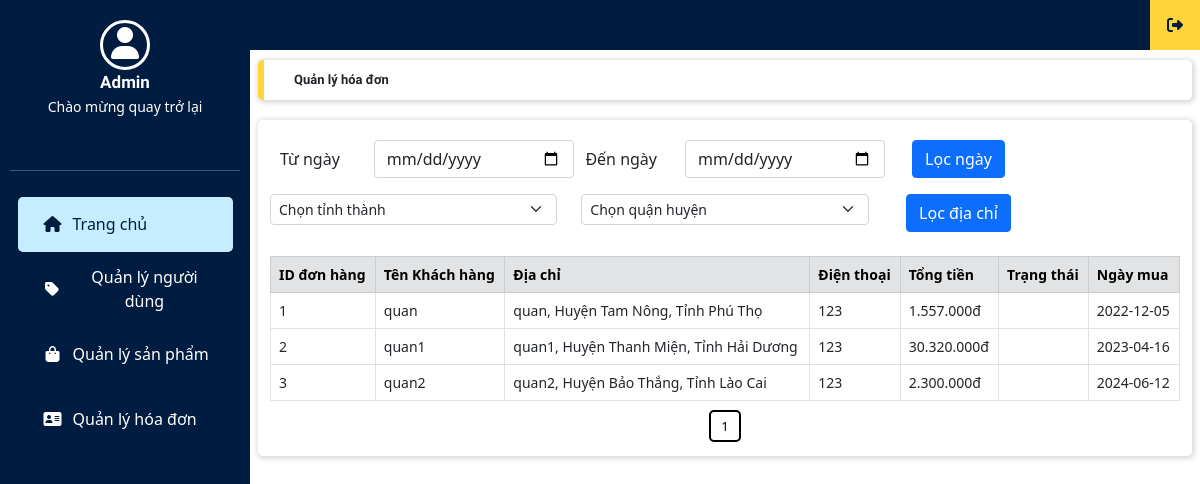
Screenshot of /quan_tri/index.php?thamso=hoa_don (signed in) with the database file from the repository.
### tables this page shows
CREATE TABLE `hoa_don` (
  `id` int(11) NOT NULL,
  `ten_nguoi_mua` varchar(256) NOT NULL,
  `email` varchar(256) NOT NULL,
  `dia_chi` mediumtext NOT NULL,
  `dien_thoai` varchar(256) NOT NULL,
  `noi_dung` mediumtext NOT NULL,
  `hang_duoc_mua` mediumtext NOT NULL,
  `ngay_mua` date NOT NULL,
  `tong_tien` int(255) NOT NULL
);

CREATE TABLE `nguoi_dung` (
  `nguoi_dung_id` int(11) NOT NULL,
  `tai_khoan` varchar(256) NOT NULL,
  `mat_khau` varchar(256) NOT NULL,
  `email` varchar(256) NOT NULL,
  `trang_thai` varchar(256) NOT NULL,
  `ho_ten` varchar(255) NOT NULL,
  `so_dien_thoai` varchar(10) NOT NULL,
  `dia_chi` mediumtext NOT NULL,
  `tinh_thanh` mediumtext NOT NULL,
  `quan_huyen` mediumtext NOT NULL
);

### quan_tri/chuc_nang/quan_tri_2/xac_dinh_dang_nhap.php (called while the page is built, shortened)
		<?php
	if(isset($_SESSION['ky_danh']))
	{
		$ky_danh=$_SESSION['ky_danh'];
		$mat_khau=$_SESSION['mat_khau'];
		$tv="select count(*) from thong_tin_quan_tri where ky_danh='$ky_danh' and mat_khau='$mat_khau' ";
		$conn = new mysqli("localhost", "root", "", "ban_hang");
		$tv_1 = mysqli_query($conn, $tv);
		$tv_2 = mysqli_fetch_array($tv_1);
		if($tv_2[0]==1)
		{
			$xac_dinh_dang_nhap="co";
		}
	}
?>

### quan_tri/chuc_nang/hoa_don/quan_ly_hoa_don.php (the view, shortened to what this page needs)
<?php
	$so_dong_tren_mot_trang=10;
	$tv="select count(*) from hoa_don";
	$conn = new mysqli("localhost", "root", "", "ban_hang");
	$tv_1 = mysqli_query($conn, $tv);
	$tv_2 = mysqli_fetch_array($tv_1);
	$so_trang=ceil($tv_2[0]/$so_dong_tren_mot_trang);
?>
<div class="content">
    <div class="row">
        <div class="title col-12 box_shadow">
            <b>Quản lý hóa đơn</b>
        </div>
    </div>
    <div class="row main_frame box_card box_shadow">
        <div>
            <form action="./" method="get">
                <div class="row">
                    <div class="col-4">
                        <div class="mb-3 row">
                            <label class="col-4 col-form-label">Từ ngày</label>
                            <div class="col-8">
                            <input type="date" name="tu_ngay" class="form-control" min="1900-01-01" max="9999-12-31" style="width:200px" required>
                            </div>
                        </div>
                    </div>
                    <div class="col-4">
                        <div class="mb-3 row">
                            <label class="col-4 col-form-label">Đến ngày</label>
                            <div class="col-8">
                                <input type="date" name="den_ngay" class="form-control" min="1900-01-01" max="9999-12-31" style="width:200px" required>
                            </div>
                        </div>
                    </div>
                    <div class="col-2">
                        <div class="form-group">
                            <input type="submit" class="btn btn-primary" value="Lọc ngày">
                        </div>
                    </div>
                </div>
            </form>
            <form action="./" method="get">
                    <div class="row">
                        <div class="col-4">
                            <select name="tinh_thanh" class="form-select form-select-sm mb-3" id="city" aria-label=".form-select-sm" required>
                                <option value="" selected>Chọn tỉnh thành</option>
                            </select>
                        </div>
                        <div class="col-4">
                            <select name="quan_huyen" class="form-select form-select-sm mb-3" id="district" aria-label=".form-select-sm" required>
                                <option value="" selected>Chọn quận huyện</option>
                            </select>
                        </div>
                        <div class="col-2">
                            <div class="form-group">
                                <input type="submit" class="btn btn-primary" value="Lọc địa chỉ">
                            </div>
                        </div>
                    </div>
            </form>
        </div>
        <div class="table-responsive-lg">
            <table class="table table-bordered">
                <thead>
                    <tr class="table-secondary">
						<th scope="col">ID đơn hàng</th>
                        <th scope="col">Tên Khách hàng</th>
                        <th scope="col">Địa chỉ</th>
                        <th scope="col">Điện thoại</th>
                        <th scope="col">Tổng tiền</th>
                        <th scope="col">Trạng thái</th>
                        <th scope="col">Ngày mua</th>
                    </tr>
                </thead>
                <tbody>
                <?php
                    if (isset($_GET['tu_ngay'], $_GET['den_ngay'])) {
                        $tu_ngay = $_GET['tu_ngay'];
                        $den_ngay = $_GET['den_ngay'];
                        $query = "SELECT * FROM hoa_don WHERE ngay_mua BETWEEN '$tu_ngay' AND '$den_ngay'";
                        $dia_chi_ct = "SELECT hoa_don.*,nguoi_dung.quan_huyen,nguoi_dung.tinh_thanh FROM hoa_don INNER JOIN nguoi_dung ON hoa_don.ten_nguoi_mua = nguoi_dung.ho_ten";
                        $result = mysqli_query($conn, $query);
                        $result2 = mysqli_query($conn, $dia_chi_ct);
                        if (mysqli_num_rows($result) > 0) {
                            while ($row = mysqli_fetch_assoc($result)) {
                                $row2 = mysqli_fetch_assoc($result2);
                                ?>
                                <tr>
                                    <td><?= $row['id']; ?></td>
                                    <td><?= $row['ten_nguoi_mua']; ?></td>
                                    <td><?= $row['dia_chi'] . ', ' . $row2['quan_huyen'] . ', ' . $row2['tinh_thanh']; ?></td>
                                    <td><?= $row['dien_thoai']; ?></td>
                                    <td><?= number_format($row['tong_tien'], 0, ",", ".")."đ"; ?></td>
                                    <td></td>
                                    <td><?= $row['ngay_mua']; ?></td>
                                </tr>
                                <?php
                            }
                        }
                    } else {
                        $query = "SELECT hoa_don.*,nguoi_dung.quan_huyen,nguoi_dung.tinh_thanh FROM hoa_don INNER JOIN nguoi_dung ON hoa_don.ten_nguoi_mua = nguoi_dung.ho_ten";
                        $result = mysqli_query($conn, $query);
                        if (mysqli_num_rows($result) > 0) {
                            while ($row = mysqli_fetch_assoc($result)) {
                                ?>
                                <tr>
                                    <td><?= $row['id']; ?></td>
                                    <td><?= $row['ten_nguoi_mua']; ?></td>
                                    <td><?= $row['dia_chi'] . ', ' . $row['quan_huyen'] . ', ' . $row['tinh_thanh']; ?></td>
                                    <td><?= $row['dien_thoai']; ?></td>
                                    <td><?= number_format($row['tong_tien'], 0, ",", ".")."đ"; ?></td>
                                    <td></td>
                                    <td><?= $row['ngay_mua']; ?></td>
                                </tr>
                                <?php
                            }
                        }
                    }
                ?>
                </tbody>
            </table>
        </div>
        <div class="category_paging">
			<?php
				for($i=1;$i<=$so_trang;$i++) {
					$link_phan_trang="?thamso=hoa_don&trang=".$i;
					echo "<a href='$link_phan_trang' class='phan_trang' >";
						echo $i;
					echo "</a> ";
				}
			?>
        </div>
    </div>
</div>

### quan_tri/index.php (shortened to what this page needs)
<?php
	include("chuc_nang/quan_tri_2/xac_dinh_dang_nhap.php");
?>
<html>
	<head>
	</head>
	<body>
		<?php
			if(!isset($xac_dinh_dang_nhap)) {
				include("chuc_nang/quan_tri_2/khung_dang_nhap.php");
			}
			else {
				if($xac_dinh_dang_nhap=="co") {
					echo "<center>";
						include("chuc_nang/quan_tri_2/trang_chu.php");
					echo "</center>";
				}
			}
		?>
	</body>
</html>

### quan_tri/chuc_nang/quan_tri_2/trang_chu.php (shortened to what this page needs)
<html>
	<head>
		<link rel="stylesheet" type="text/css" href="./giao_dien/admin.css">
		<link rel="stylesheet" href="https://cdnjs.cloudflare.com/ajax/libs/bootstrap/5.0.2/css/bootstrap.min.css">
		<link rel="stylesheet" href="https://cdnjs.cloudflare.com/ajax/libs/font-awesome/6.4.0/css/all.min.css">
	</head>
	<body>
		<?php
			include("chuc_nang/quan_tri_2/dieu_huong.php");
		?>
        <div class="top">
            <div class="tab_menu">
                <div style="width: 250px;">
                    <div class="sidebar">
                        <div class="user">
                            <div class="user_avatar">
                                <i class="fa-solid fa-user fa-2x"></i>
                            </div>
                            <div>
                                <div class="user_name">
                                    <b>Admin</b>
                                </div>
                                <div class="user_designation">
                                    <p>Chào mừng quay trở lại</p>
                                    <br>
                                </div>
                            </div>
                            <hr>
                        </div>
                        <div class="menu">
                            <a href="index.php"><li class="menu_item active"><i class="fas fa-house"></i>Trang chủ</li></a>
                            <a href="?thamso=nguoi_dung"><li class="menu_item"><i class="fas fa-tag"></i>Quản lý người dùng</li></a>
                            <a href="?thamso=quan_ly_san_pham"><li class="menu_item"><i class="fas fa-bag-shopping"></i>Quản lý sản phẩm</li></a>
                            <a href="?thamso=hoa_don"><li class="menu_item"><i class="fas fa-address-card"></i>Quản lý hóa đơn</li></a>
                        </div>
                    </div>
                </div>
            </div>
            <div class="sign_out">
                <a href="?thamso=thoat"><i class="fas fa-right-from-bracket"></i></a>
            </div>
        </div>
	</body>
</html>

### quan_tri/chuc_nang/quan_tri_2/dieu_huong.php (shortened to what this page needs)
<?php
	if(!isset($_GET['thamso'])){$thamso="";}else{$thamso=$_GET['thamso'];}
	switch($thamso)
	{
		case "hoa_don":
			include("chuc_nang/hoa_don/quan_ly_hoa_don.php");
		break;
	}
?>

### quan_tri/giao_dien/admin.css (style rules this page uses)
* { margin: 0; padding: 0; box-sizing: border-box; }
li { list-style: none; }
a { text-decoration: none; }
body { font-family: Roboto; background-color: #f5f5f5; }
.container, .row { padding: 0; margin: 0; }
.main_frame { padding: 20px 0 0 0; }
.top { z-index: 1; position: fixed; top: 0; height: 50px; width: 100%; color: #ffffff; background-color: #001c40; }
.tab_menu>i, .sign_out i { padding: 17px; background-color: #ffd43b; color: #001c40; }
.sidebar { z-index: 2; }
.tab_menu { float: left; }
.sign_out { float: right; }
.sidebar { padding: 20px 10px; position: fixed; left: 0; height: 100%; width: 250px; color: #ffffff; background-color: #001c40; }
.user { text-align: center; line-height: 1.5; }
.user_avatar i { padding-top: 4px; height: 50px; width: 50px; border: 3px solid #ffffff; border-radius: 50%; }
.user_name { font-size: 17px; font-family: Roboto-Bold; }
.user_designation { font-size: 14px; }
.menu { padding-top: 5px; }
.menu li { height: 55px; width: 215px; border-radius: 5px; padding: 15px; margin: 5px; cursor: pointer; }
.menu a { color: #ffffff; }
.menu i { width: 40px; }
.menu .active, .menu li:hover { background-color: #c6edfd; transition: all 0.3s ease; color: #001c40; }
.content { margin-left: 250px; padding: 60px 20px 40px 20px; justify-content: center; }
.content .title { font-family: Roboto-Bold; font-size: 13px; background-color: #ffffff; border-radius: 5px; border-left: 6px solid #ffd43b; padding: 10px 30px; margin-bottom: 20px; }
.box_shadow { box-shadow: 1px 1px 5px 2px rgba(0, 0, 0, 0.14); }
.box_card { border-radius: 5px; margin-bottom: 20px; background-color: #ffffff; }
.table { margin-top: 15px; }
.table th, .table td { font-size: 14px; padding: 12px; }
.table, td, th { border-collapse: collapse; border: 1px solid #c8c7c7; }
.table thead { background-color: #dddddd; }
.title, tr { text-align: left; }
table { width: 98%; }
.category_paging { padding-bottom: 20px; text-align: center; }
.phan_trang { color: black; font-size: 13px; border: 2px solid black; border-radius: 5px; margin: 10px 5px; padding: 5px 10px; }
.menu li { display: inline-flex; }
.menu_item { align-items: center; }
.menu a,.element_btn a, tbody td a ,.category_paging a { text-decoration: none; }
.main_frame { align-items: center; }

### rows the page displays
hoa_don: id "1", ten_nguoi_mua "quan", dia_chi "quan", nguoi_dung.quan_huyen "Huyện Tam Nông", nguoi_dung.tinh_thanh "Tỉnh Phú Thọ", dien_thoai "123", tong_tien "1.557.000", ngay_mua "2022-12-05"
hoa_don: id "2", ten_nguoi_mua "quan1", dia_chi "quan1", nguoi_dung.quan_huyen "Huyện Thanh Miện", nguoi_dung.tinh_thanh "Tỉnh Hải Dương", dien_thoai "123", tong_tien "30.320.000", ngay_mua "2023-04-16"
hoa_don: id "3", ten_nguoi_mua "quan2", dia_chi "quan2", nguoi_dung.quan_huyen "Huyện Bảo Thắng", nguoi_dung.tinh_thanh "Tỉnh Lào Cai", dien_thoai "123", tong_tien "2.300.000", ngay_mua "2024-06-12"
